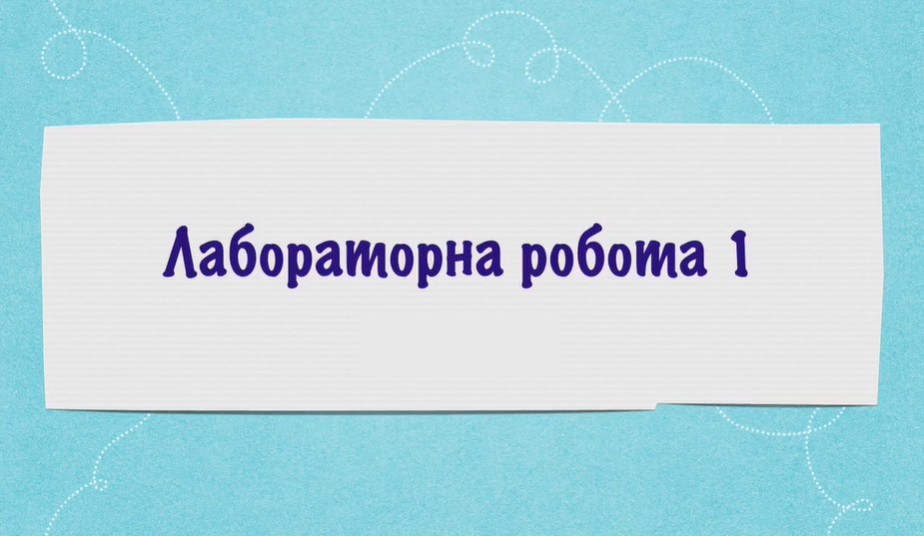
#> input picture algorithms/src/main/webapp/1.png, 924 x 536 px, found by its file name
$ python 'pillow(picture).py'
#> lines starting #> are read from the running program, lines starting #| are printed output that depends on the picture
from PIL import Image
from time import sleep

img = Image.open("1.png") # Открыть фото (в коде)
#> img is the input picture: PIL image 924x536 RGBA; mean R, G, B, A 179.1, 215.5, 224.4, 255
img.show() # Открыть фото (как по двойному щелчку)

# Информация о фото
print(img.size) # размеры (x,y )
#| (924, 536)
print(img.format) # формат фото
#| PNG
print(img.mode) # мод
#| RGBA
print(img.histogram) # гистрограма фото
#| <bound method Image.histogram of <PIL.PngImagePlugin.PngImageFile image mode=RGBA size=924x536 at 0x7F02A849E7D0>>

# Сохранение фото
img.thumbnail((200,200)) # копия фото, но в уменьшеном виде
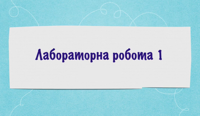
#> img: PIL image 200x116 RGBA; mean R, G, B, A 179.1, 215.5, 224.4, 255
img.save("mini.png") # сохраняем фото

# Обрезка фото (crop - обрезать)
crop_img = img.crop((100,200,300,400)) # 100 и 200 - координаты левого вепхнего угла; 300 и 400 - координаты правого нижнего угла
#> crop_img: PIL image 200x200 RGBA; every value is 0
crop_img.show()
